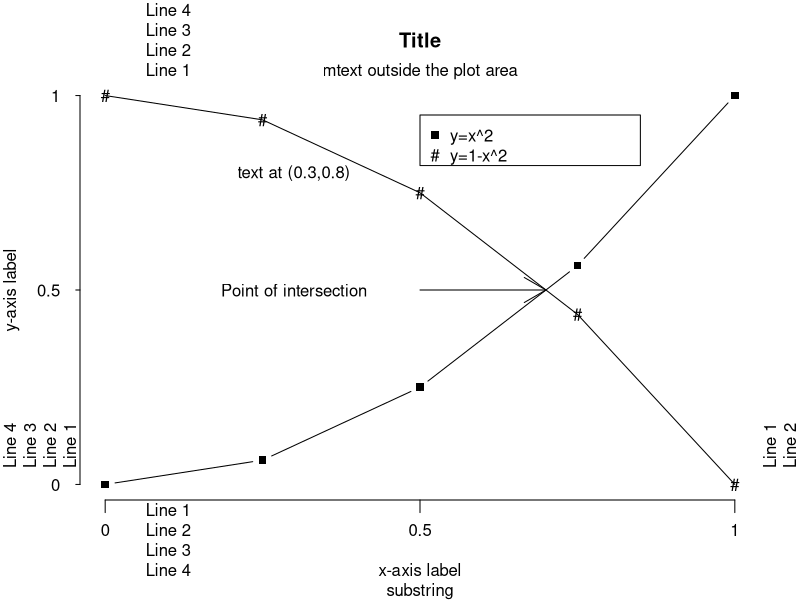

Recreate this plot in R.
#################################
## R code for Exam 2 Take-Home ##
#################################

# adjust margins to fit margin text
par(mar = c(5, 4, 4, 2))

# create plot of y=x^2 - note use of type = "b" so  
# points are not on top of lines
x <- c(0, .25, .5, .75, 1)
plot(x, x^2, xlab = "x-axis label", ylab = "y-axis label", 
     main = "Title", sub = "substring", type = "b", 
     axes = FALSE, pch = 15)

# add y=1-x^2 lines and points on top of lines
lines(x, 1 - x^2)
points(x, 1 - x^2, pch = 35)

# add axes, adjust tickmark length and use las to rotate labels
axis(side = 1, at = c(0, 0.5, 1), labels = c(0.0, 0.5, 1.0), 
     tick = TRUE, tck = -.03)
axis(side = 2, at = c(0, 0.5, 1), labels = c(0.0, 0.5, 1.0), 
     tick = TRUE, tck = -.01, las = 1) 

# add legend with extra wide box
legend(x = c(0.5, 0.85), y = c(0.82, 0.95), 
       legend = c("y=x^2", "y=1-x^2"), pch = c(15, 35))

# add text/arrows inside plot
text(0.3, 0.8, "text at (0.3,0.8)")
text(0.3, 0.5, "Point of intersection")
arrows(0.5, 0.5, 0.70, 0.5)

# add text in margins
for (i in 0:3) {
  mtext(paste("Line", i + 1), side = 1, line = i, at = 0.1)
}
for (i in 0:3) {
  mtext(paste("Line", i + 1), side = 2, line = i, at = 0.1, srt = 90)
}
for (i in 0:3) {
  mtext(paste("Line", i + 1), side = 3, line = i, at = 0.1)
}
mtext("mtext outside the plot area", side = 3, line = 0)
mtext("Line 1", side = 4, line = 0, at = 0.1, srt = 270)
mtext("Line 2", side = 4, line = 1, at = 0.1, srt = 270)

#########
## END ##
#########